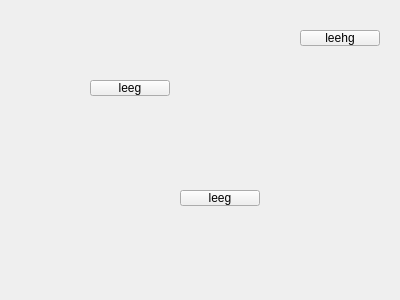
<?xml version="1.0" encoding="UTF-8"?>
<ui version="4.0">
 <class>kamer_leeg</class>
 <widget class="QWidget" name="kamer_leeg">
  <property name="geometry">
   <rect>
    <x>0</x>
    <y>0</y>
    <width>400</width>
    <height>300</height>
   </rect>
  </property>
  <property name="windowTitle">
   <string>Form</string>
  </property>
  <widget class="QPushButton" name="pushButton">
   <property name="geometry">
    <rect>
     <x>90</x>
     <y>80</y>
     <width>80</width>
     <height>16</height>
    </rect>
   </property>
   <property name="text">
    <string>leeg</string>
   </property>
  </widget>
  <widget class="QPushButton" name="pushButton_2">
   <property name="geometry">
    <rect>
     <x>180</x>
     <y>190</y>
     <width>80</width>
     <height>16</height>
    </rect>
   </property>
   <property name="text">
    <string>leeg</string>
   </property>
  </widget>
  <widget class="QPushButton" name="pushButton_3">
   <property name="geometry">
    <rect>
     <x>300</x>
     <y>30</y>
     <width>80</width>
     <height>16</height>
    </rect>
   </property>
   <property name="text">
    <string>leehg</string>
   </property>
  </widget>
 </widget>
 <resources/>
 <connections/>
</ui>
